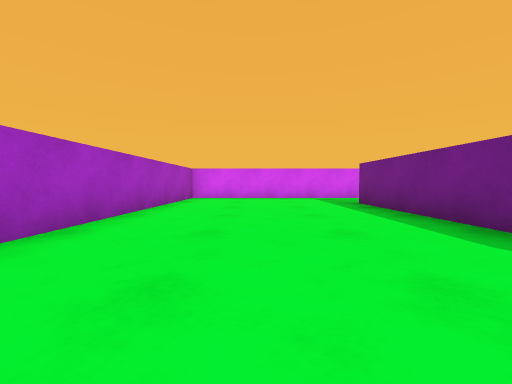
view 1 (above)

20 first-person views from a walk through a 3-D level made in the Unity game engine. The camera is 0.51 m above the floor, tilts 2° down and sees 90° across. The floor is counted in squares, 1 m on a side. Each view is taken from the middle of a square. On the plan, view 1 faces up. The plan holds only what a view shows up to about 9 squares ahead; the rest is blank.

view 2
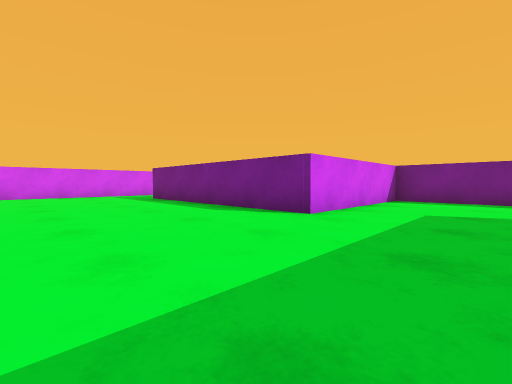

view 3
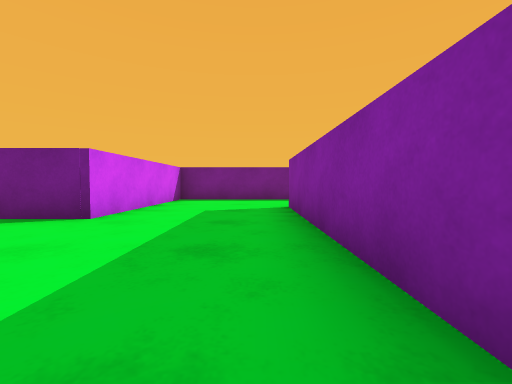

view 4
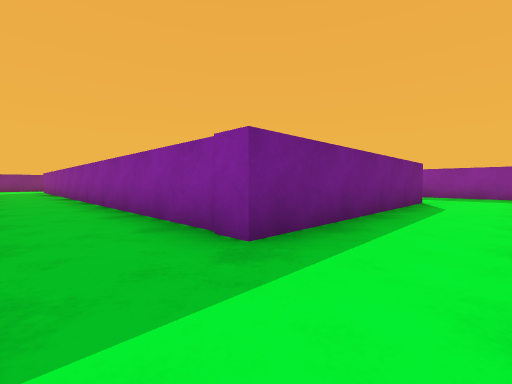

view 5
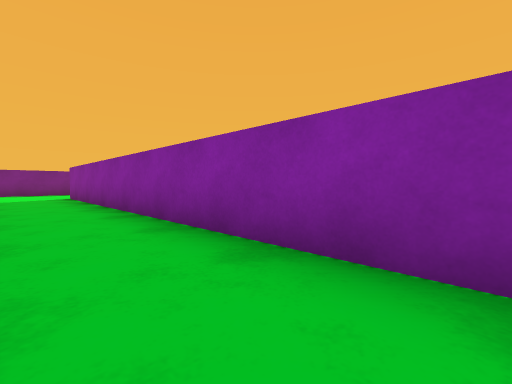

view 6
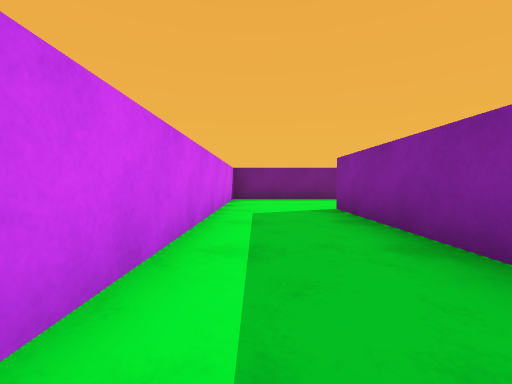

view 7
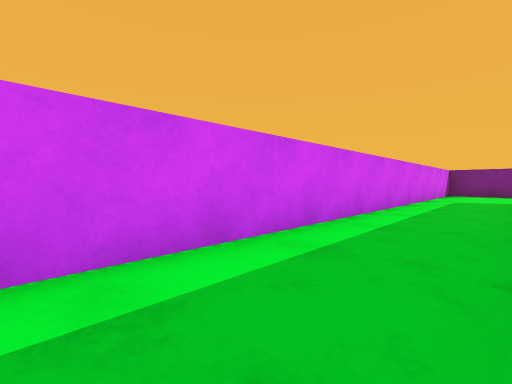

view 8
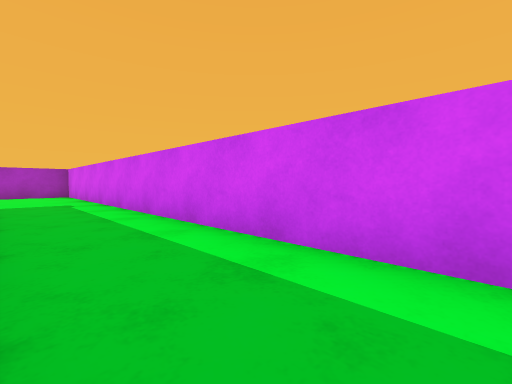

view 9
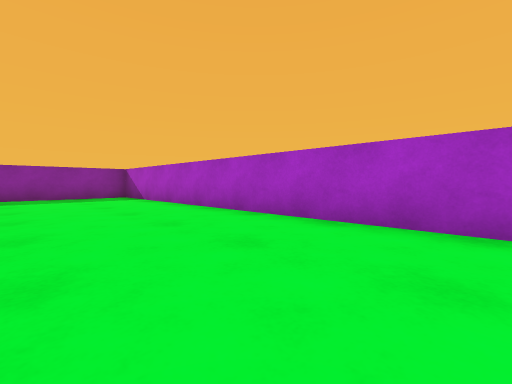

view 10
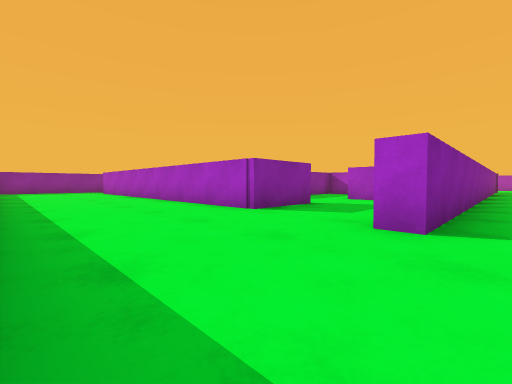

view 11
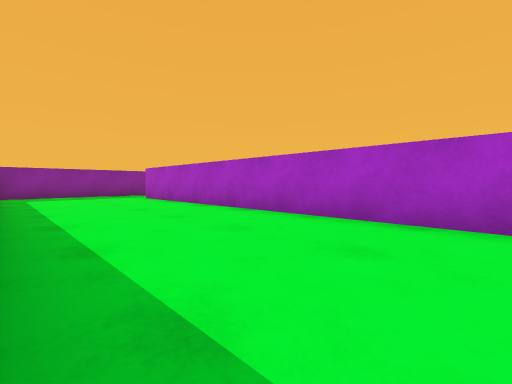

view 12
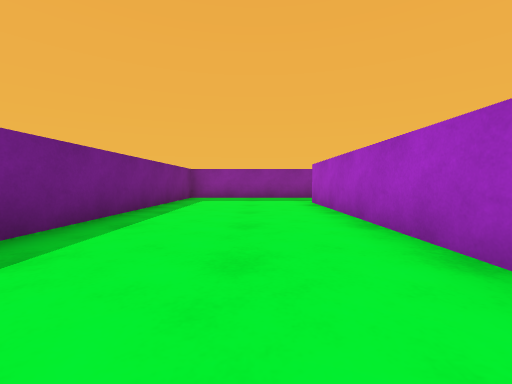

view 13
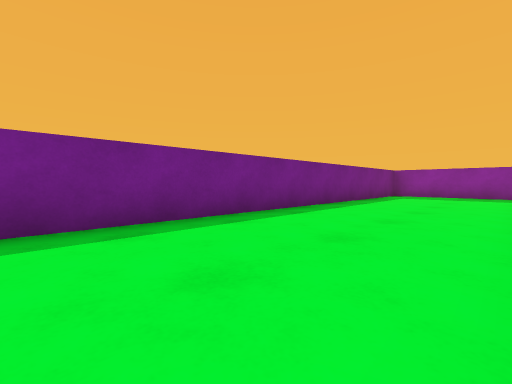

view 14
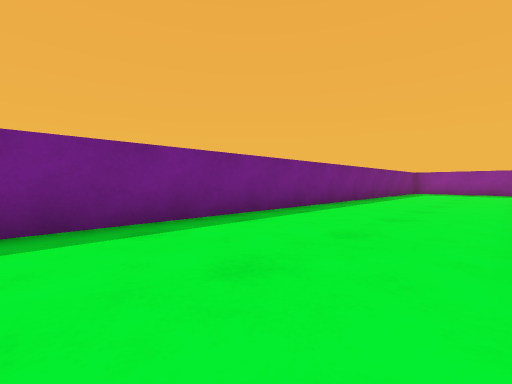

view 15
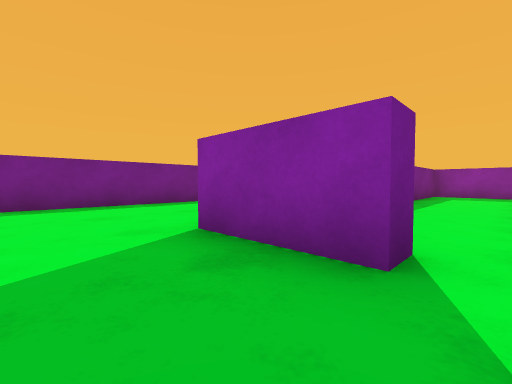

view 16
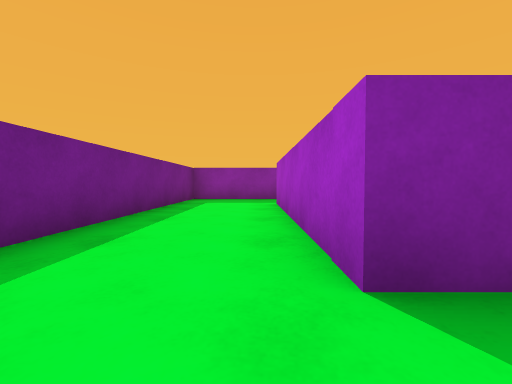

view 17
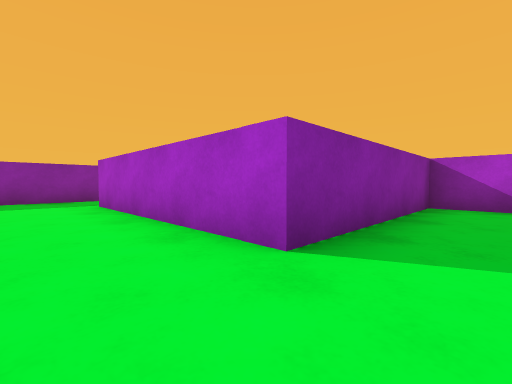

view 18
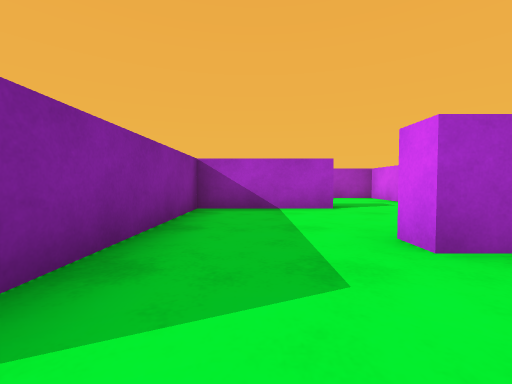

view 19
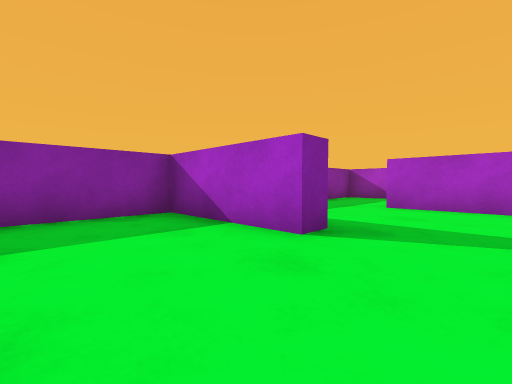

view 20
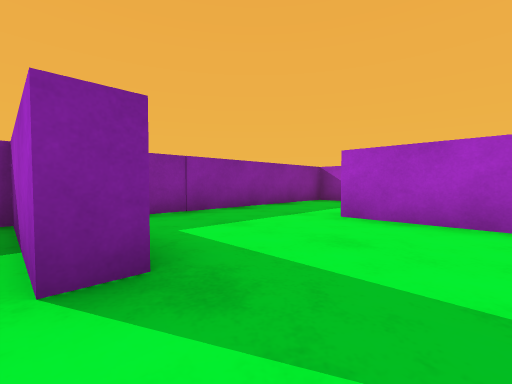

### Floor plan
Points are (right, up) in squares from view 1. A wall is a line through its corners. A room is listed if a view was taken in it or the views show most of it. See-through windows are left out.
Room 1 (views 1, 2, 3, 4, 5, 6, 7, 8, 9)
walls: (7, -3.1) (7, 0.3) (2.6, 0.3) (2.6, 6.4) (18, 6.4); (19.6, 8.7) (-2.2, 8.7) (-2.2, -2.7) (4.5, -2.7)
ways out: opening at (18.5, 7.5) to room 2; opening at (5.5, -3)
Room 2 (views 10, 11, 12, 13, 14)
walls: (17.5, 3.4) (17.5, -6.8); (18, 6.4) (18, 5.9); (17, -8.9) (21.3, -8.9) (21.3, 8.7) (19.6, 8.7)
ways out: opening at (18.5, 7.5) to room 1; opening at (16.5, 4.5) to room 3; opening at (18, -8)
Room 3 (views 15, 16, 17, 18)
walls: (13.5, 0.8) (14.5, 0.8) (14.5, -4.4); (15.5, 2.9) (15.5, 3.4) (17.5, 3.4); (13.2, 4.1) (13.2, 3.3); (14, -6.2) (17, -6.2) (17, 0)
ways out: opening at (16.5, 4.5) to room 2; opening at (13, 2.5) to room 4; opening at (14, -5.5)
Room 4 (views 19, 20)
walls: (9.4, 3.4) (9.9, 3.4) (9.9, 0.8) (13.5, 0.8); (13.2, 3.3) (12.6, 3.3)
ways out: opening at (13, 2.5) to room 3; opening at (10, 4.5) to room 5
Room 5 (no view inside)
walls: (8, 5.9) (6.3, 5.9) (6.3, 3.1); (6.5, 0.8) (8.4, 0.8)
ways out: opening at (10, 4.5) to room 4; opening at (6, 2.5)

Where each view was taken, in squares from view 1:
view 1: 0 up, 0 right, facing up
view 2: 2 down, 1 left, facing up-right
view 3: 2 down, 1 left, facing right
view 4: 8 up, 1 right, facing down-right
view 5: 8 up, 8 right, facing down-right
view 6: 8 up, 13 right, facing right
view 7: 7 up, 9 right, facing up-right
view 8: 7 up, 9 right, facing up-left
view 9: 7 up, 1 right, facing down-left
view 10: 7 up, 21 right, facing down-left
view 11: 2 up, 21 right, facing down-left
view 12: 0 up, 19 right, facing down
view 13: 2 up, 18 right, facing down-right
view 14: 5 up, 18 right, facing down-right
view 15: 5 up, 15 right, facing down-right
view 16: 2 up, 15 right, facing down
view 17: 2 up, 16 right, facing down-left
view 18: 2 up, 15 right, facing left
view 19: 5 up, 12 right, facing down-left
view 20: 5 up, 10 right, facing down-left
